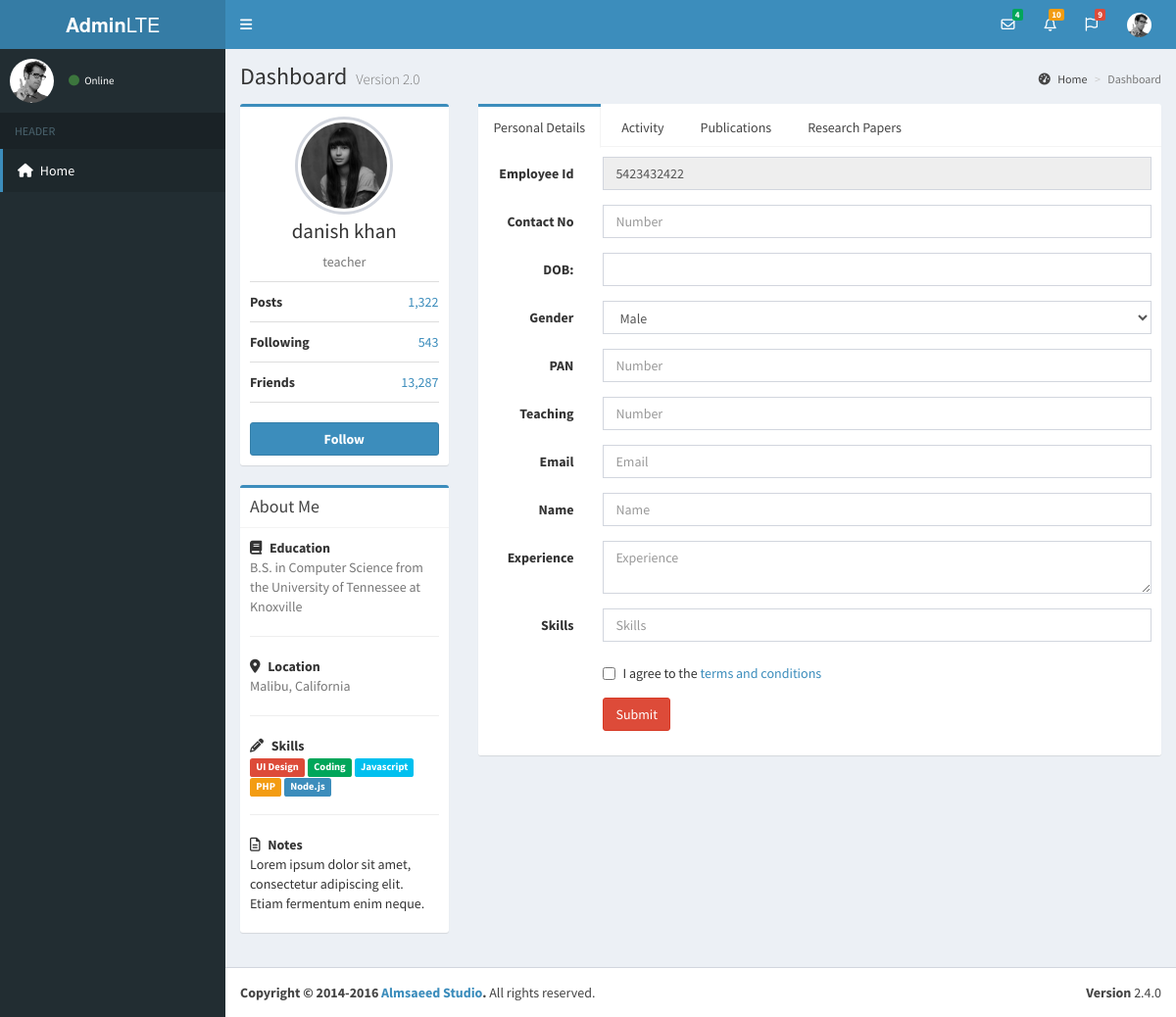
The page /admin/view-staff.php?id=5 on the database its author committed.
### tables this page shows
CREATE TABLE `staff` (
  `staff_id` int(11) NOT NULL,
  `first_name` varchar(50) NOT NULL,
  `middle_name` varchar(50) NOT NULL,
  `last_name` varchar(50) NOT NULL,
  `contact_no` int(11) NOT NULL,
  `date_of_birth` date NOT NULL,
  `role` varchar(20) NOT NULL,
  `email` varchar(50) NOT NULL,
  `password` varchar(50) NOT NULL,
  `gender` varchar(1) NOT NULL,
  `is_permanent` bit(1) NOT NULL,
  `is_teaching` bit(1) NOT NULL,
  `pan` varchar(255) NOT NULL,
  `employee_id` int(11) NOT NULL,
  `is_ad_hoc` int(1) NOT NULL,
  `is_bos_chairman` int(1) NOT NULL,
  `is_bos_member` int(11) NOT NULL,
  `is_staff_selection_committee_member` int(1) NOT NULL,
  `is_fully_registered` bit(1) NOT NULL DEFAULT b'0',
  `created_at` datetime NOT NULL DEFAULT CURRENT_TIMESTAMP,
  `created_by` int(11) NOT NULL,
  `updated_at` datetime NOT NULL,
  `updated_by` int(11) NOT NULL,
  `is_deleted` bit(1) NOT NULL DEFAULT b'0'
);

### classes/Database.php (called while the page is built)
<?php
    class Database {
        private $host       =   "localhost";
        private $db_name    =   "frcrcedb1";
        private $username   =   "root";
        private $password   =   "";
        private $conn       =   null;
        public function __construct() {
            try {
                $this->conn = new PDO("mysql:host={$this->host};dbname={$this->db_name}", $this->username, $this->password);
            } catch (PDOException $e) {
                die("Issue : " . $e->getMessage());
            }
        }
        public function getConnection() {
            return $this->conn;
        }
    }
    $database = new Database();
?>

### classes/Staff.php (called while the page is built, shortened)
<?php
require_once('Database.php');
require_once ('GeneralFunctions.php');
class Staff extends GeneralFunctions
{
    public function __construct() {
        global $database;
        $this->connection = $database->getConnection();
    }
    public function getStaffDetailsById($id) {
        $sql = "SELECT * FROM staff WHERE staff_id = :staff_id";
        $ps = $this->connection->prepare($sql);
        $ps->execute(["staff_id" => $id]);
        $result_row = $ps->fetch(PDO::FETCH_ASSOC);
        return $result_row;
    }
}

### admin/view-staff.php (the view, shortened to what this page needs)
<?php
    require_once (BASE_URL."classes/Staff.php");
    if(isset($_GET['id'])){
        $staff = new Staff();
        $staff_data = $staff->getStaffDetailsById($_GET['id']);
    }else{
      header("location: manage-staff.php");
    }
?>
<!DOCTYPE html>
<html lang="en">
<?php
include_once(BASE_URL . 'includes/ui/header.php');
?>
<body class="hold-transition skin-blue sidebar-mini">
<div class="wrapper">
    <?php
    include_once(BASE_URL . 'includes/ui/navigation.php');
    ?>
    <?php
    include_once(BASE_URL . 'includes/ui/sidebar.php');
    ?>
    <div class="content-wrapper">
        <section class="content-header">
            <h1>
                Dashboard
                <small>Version 2.0</small>
            </h1>
            <ol class="breadcrumb">
                <li><a href="#"><i class="fa fa-dashboard"></i> Home</a></li>
                <li class="active">Dashboard</li>
            </ol>
        </section>
        <section class="content container-fluid">
            <div class="row">
                <div class="col-md-3">
                    <div class="box box-primary">
                        <div class="box-body box-profile">
                            <img class="profile-user-img img-responsive img-circle" src="assets/img/user4-128x128.jpg" alt="User profile picture">
                            <h3 class="profile-username text-center"><?php echo $staff_data['first_name']." ".$staff_data['last_name']?></h3>
                            <p class="text-muted text-center"><?php echo $staff_data['role'];?></p>
                            <ul class="list-group list-group-unbordered">
                                <li class="list-group-item">
                                    <b>Posts</b> <a class="pull-right">1,322</a>
                                </li>
                                <li class="list-group-item">
                                    <b>Following</b> <a class="pull-right">543</a>
                                </li>
                                <li class="list-group-item">
                                    <b>Friends</b> <a class="pull-right">13,287</a>
                                </li>
                            </ul>
                            <a href="#" class="btn btn-primary btn-block"><b>Follow</b></a>
                        </div>
                    </div>
                    <div class="box box-primary">
                        <div class="box-header with-border">
                            <h3 class="box-title">About Me</h3>
                        </div>
                        <div class="box-body">
                            <strong><i class="fa fa-book margin-r-5"></i> Education</strong>
                            <p class="text-muted">
                                B.S. in Computer Science from the University of Tennessee at Knoxville
                            </p>
                            <hr>
                            <strong><i class="fa fa-map-marker margin-r-5"></i> Location</strong>
                            <p class="text-muted">Malibu, California</p>
                            <hr>
                            <strong><i class="fa fa-pencil margin-r-5"></i> Skills</strong>
                            <p>
                                <span class="label label-danger">UI Design</span>
                                <span class="label label-success">Coding</span>
                                <span class="label label-info">Javascript</span>
                                <span class="label label-warning">PHP</span>
                                <span class="label label-primary">Node.js</span>
                            </p>
                            <hr>
                            <strong><i class="fa fa-file-text-o margin-r-5"></i> Notes</strong>
                            <p>Lorem ipsum dolor sit amet, consectetur adipiscing elit. Etiam fermentum enim neque.</p>
                        </div>
                    </div>
                </div>
                <div class="col-md-9">
                    <div class="nav-tabs-custom">
                        <ul class="nav nav-tabs">
                            <li class="active"><a href="#details" data-toggle="tab">Personal Details</a></li>
                            <li><a href="#activity" data-toggle="tab">Activity</a></li>
                            <li><a href="#publication" data-toggle="tab">Publications</a></li>
                            <li><a href="#researchpaper" data-toggle="tab">Research Papers</a></li>
                        </ul>
                        <div class="tab-content">
                            <div class="active tab-pane" id="details">
                                <form class="form-horizontal">
                                    <div class="form-group">
                                        <label for="inputName" class="col-sm-2 control-label">Employee Id</label>
                                        <div class="col-sm-10">
                                            <input type="number" value="5423432422" class="form-control" id="inputName" placeholder="Name" readonly>
                                        </div>
                                    </div>
                                    <div class="form-group">
                                        <label for="contact_no" class="col-sm-2 control-label">Contact No</label>
                                        <div class="col-sm-10">
                                        <input type="number" id="contact_no" name="contact_no" class="form-control" placeholder="Number"  data-parsley-trigger="change"
                                               data-parsley-maxlength="10" data-parsley-minlength="10" data-parsley-minlength-message="exact 10 required" data-parsley-maxlength-message="exact 10 required" data-parsley-required="true">
                                        </div>
                                    </div>
                                    <div class="form-group">
                                        <label for="dobdatepicker" class="col-sm-2 control-label">DOB:</label>
                                        <div class="col-sm-10">
                                        <input type="text" class="form-control" id="dobdatepicker" name="date_of_birth" data-parsley-trigger="keyup"  data-parsley-required="true">
                                        </div>
                                    </div>
                                    <div class="form-group">
                                        <label for="gender" class="col-sm-2 control-label">Gender</label>
                                        <div class="col-sm-10">
                                            <select class="form-control" id="gender" name="gender" data-parsley-trigger="change"  data-parsley-required="true">
                                                <option value="male">Male</option>
                                            </select>
                                        </div>
                                    </div>
                                    <div class="form-group">
                                        <label for="pan" class="col-sm-2 control-label">PAN</label>
                                        <div class="col-sm-10">
                                        <input type="number" id="pan" name="contact_no" class="form-control" placeholder="Number"  data-parsley-trigger="change"
                                               data-parsley-maxlength="10" data-parsley-minlength="10" data-parsley-minlength-message="exact 10 required" data-parsley-maxlength-message="exact 10 required" data-parsley-required="true">
                                        </div>
                                    </div>
                                    <div class="form-group">
                                        <label for="pan" class="col-sm-2 control-label">Teaching</label>
                                        <div class="col-sm-10">
                                            <input type="number" id="pan" name="contact_no" class="form-control" placeholder="Number"  data-parsley-trigger="change"
                                                   data-parsley-maxlength="10" data-parsley-minlength="10" data-parsley-minlength-message="exact 10 required" data-parsley-maxlength-message="exact 10 required" data-parsley-required="true">
                                        </div>
                                    </div>
                                    <div class="form-group">
                                        <label for="inputEmail" class="col-sm-2 control-label">Email</label>
                                        <div class="col-sm-10">
                                            <input type="email" class="form-control" id="inputEmail" placeholder="Email">
                                        </div>
                                    </div>
                                    <div class="form-group">
                                        <label for="inputName" class="col-sm-2 control-label">Name</label>
                                        <div class="col-sm-10">
                                            <input type="text" class="form-control" id="inputName" placeholder="Name">
                                        </div>
                                    </div>
                                    <div class="form-group">
                                        <label for="inputExperience" class="col-sm-2 control-label">Experience</label>
                                        <div class="col-sm-10">
                                            <textarea class="form-control" id="inputExperience" placeholder="Experience"></textarea>
                                        </div>
                                    </div>
                                    <div class="form-group">
                                        <label for="inputSkills" class="col-sm-2 control-label">Skills</label>
                                        <div class="col-sm-10">
                                            <input type="text" class="form-control" id="inputSkills" placeholder="Skills">
                                        </div>
                                    </div>
                                    <div class="form-group">
                                        <div class="col-sm-offset-2 col-sm-10">
                                            <div class="checkbox">
                                                <label>
                                                    <input type="checkbox"> I agree to the <a href="#">terms and conditions</a>
                                                </label>
                                            </div>
                                        </div>
                                    </div>
                                    <div class="form-group">
                                        <div class="col-sm-offset-2 col-sm-10">
                                            <button type="submit" class="btn btn-danger">Submit</button>
                                        </div>
                                    </div>
                                </form>
                            </div>
                        </div>
                    </div>
                </div>
            </div>
        </section>
    </div>
    <?php
    include_once(BASE_URL . 'includes/ui/footer.php');
    ?>
</div>
</body>
</html>

### rows shown on the page
staff: first_name "danish", last_name "khan", role "teacher"
